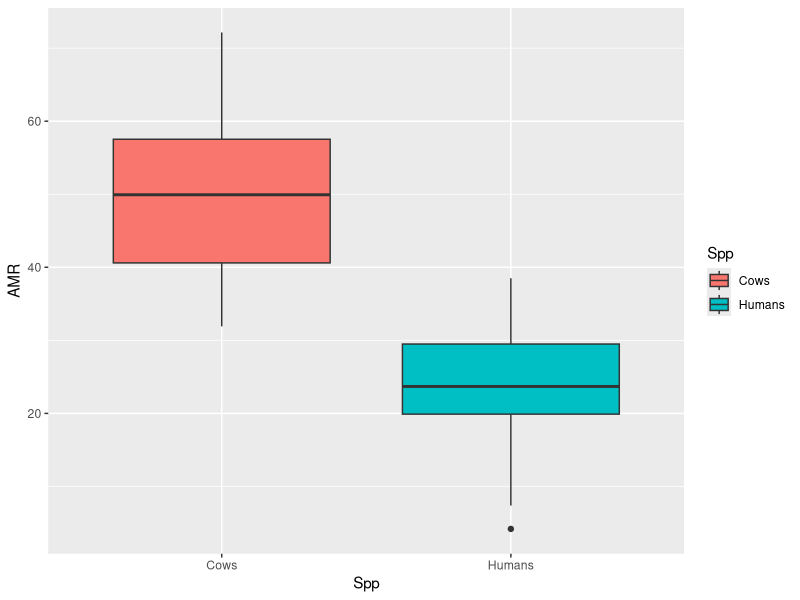
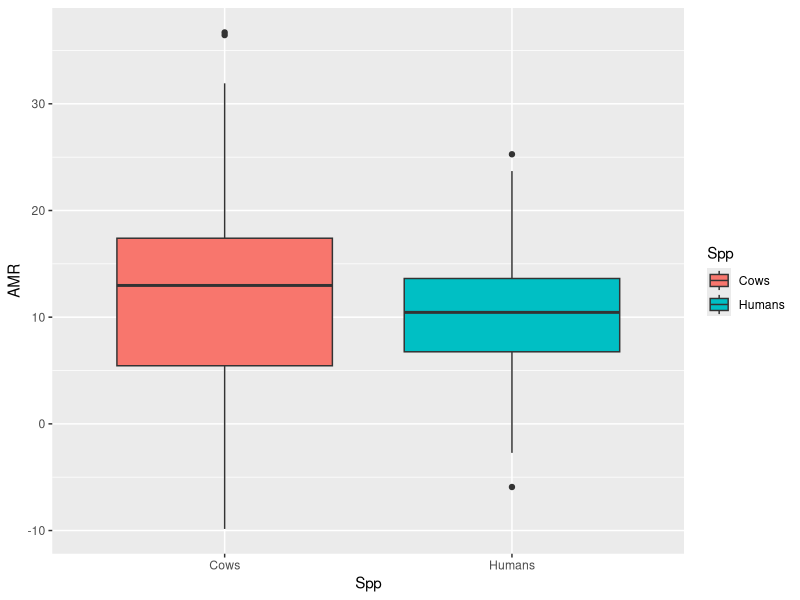
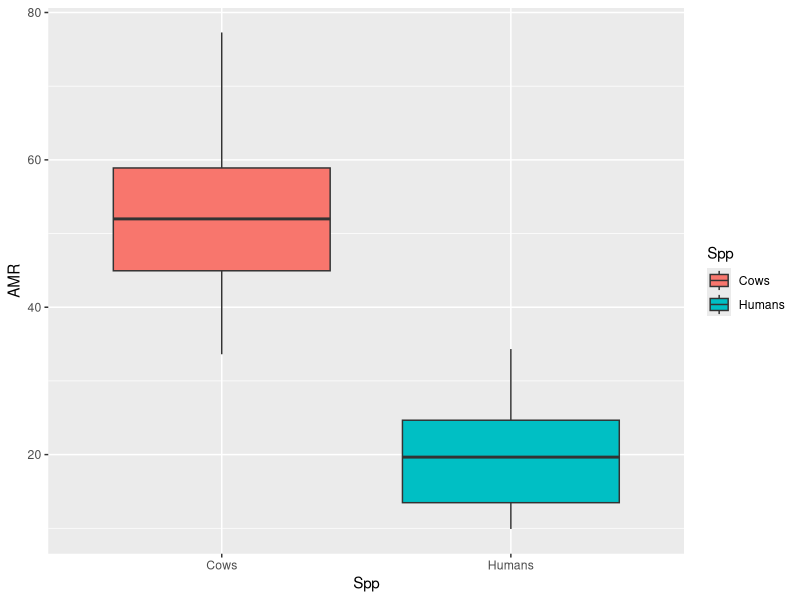

The R script that drew these images, in order:
## ---- chunk 1
# loading packages
library(tidyverse)
library(ggplot2)
library(MASS)
library(dplyr)
## ---- chunk 2
nGroup <- 2
nName <- c("Cows", "Humans")
nSize <- c(25,28) # number of obervations of each group
nMean <- c(50,21) # mean of each group
nSD <- c(10,7) # sd of each group
ID <- 1:(sum(nSize)) # id vector of each rows
AMR <- c(rnorm(n=nSize[1], mean = nMean[1], sd = nSD[1]),
            rnorm(n=nSize[2], mean = nMean[2], sd = nSD[2]))
            
Spp <- rep(nName,nSize) # repeats nName by nSize times
table(Spp)
ano_data <- data.frame(ID,Spp,AMR)
str(ano_data)
## ---- chunk 3
AnoModel <- aov(AMR~Spp, data = ano_data)
summary(AnoModel)
## ---- chunk 4
AnoPlot <- ggplot(data=ano_data,aes(x=Spp,y=AMR,fill=Spp)) +
           geom_boxplot()
print(AnoPlot)
## ---- chunk 5
nGroup <- 2
nName <- c("Cows", "Humans")
nSize <- c(25,28) # number of obervations of each group
nMean <- c(12,10) # adjusting means of each group
nSD <- c(10,7) # sd of each group
ID <- 1:(sum(nSize)) # id vector of each rows
AMR <- c(rnorm(n=nSize[1], mean = nMean[1], sd = nSD[1]),
            rnorm(n=nSize[2], mean = nMean[2], sd = nSD[2]))
            
Spp <- rep(nName,nSize) # repeats nName by nSize times
table(Spp)
ano_data <- data.frame(ID,Spp,AMR)
str(ano_data)

AnoModel <- aov(AMR~Spp, data = ano_data)
summary(AnoModel)
AnoPlot <- ggplot(data=ano_data,aes(x=Spp,y=AMR,fill=Spp)) +
           geom_boxplot()
print(AnoPlot)
## ---- chunk 6
nGroup <- 2
nName <- c("Cows", "Humans")
nSize <- c(25,25) # adjusting number of obervations of each group
nMean <- c(50,21) # means of each group
nSD <- c(10,7) # sd of each group
ID <- 1:(sum(nSize)) # id vector of each rows
AMR <- c(rnorm(n=nSize[1], mean = nMean[1], sd = nSD[1]),
            rnorm(n=nSize[2], mean = nMean[2], sd = nSD[2]))
            
Spp <- rep(nName,nSize) # repeats nName by nSize times
table(Spp)
ano_data <- data.frame(ID,Spp,AMR)
str(ano_data)

AnoModel <- aov(AMR~Spp, data = ano_data)
summary(AnoModel)
AnoPlot <- ggplot(data=ano_data,aes(x=Spp,y=AMR,fill=Spp)) +
           geom_boxplot()
print(AnoPlot)
